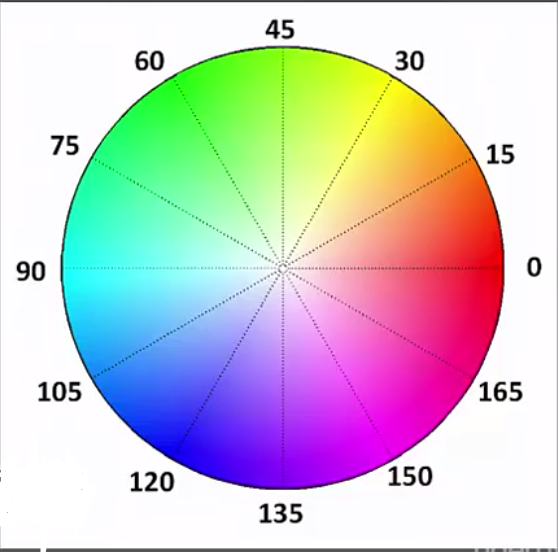
#> input picture help/HSV.png, 558 x 552 px
$ jupyter execute 'Lecture 9.1 - Filtering by Color.ipynb'   (text cells are left out)
#> lines starting #> are read from the running program, lines starting #| are printed output that depends on the picture
[cell 1]
import cv2

hsv_1 = cv2.imread("help/HSV.png")
#> hsv_1 is the input picture: shape (552, 558, 3); mean B, G, R 204.7, 200.2, 204.7
hsv_2 = cv2.imread("help/HSV2.png")
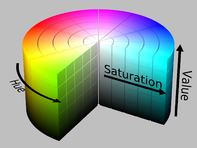
#> input picture help/HSV2.png, 197 x 148 px
#> hsv_2 is the input picture: shape (148, 197, 3); mean B, G, R 149.3, 159.3, 151.8


cv2.imshow('HSV',  hsv_1)
cv2.imshow('HSV2', hsv_2)


cv2.waitKey()
cv2.destroyAllWindows()

[cell 2]
import cv2
import numpy as np

# Initialize webcam
cap = cv2.VideoCapture(0)

# define range of PURPLE color in HSV
lower_purple = np.array([125,0,0])
upper_purple = np.array([175,255,255])

lower_yellow = np.array([22,0,0])
upper_yellow = np.array([38,255,255])

# loop until break statement is exectured
while True:

    # Read webcam image
    ret, frame = cap.read()
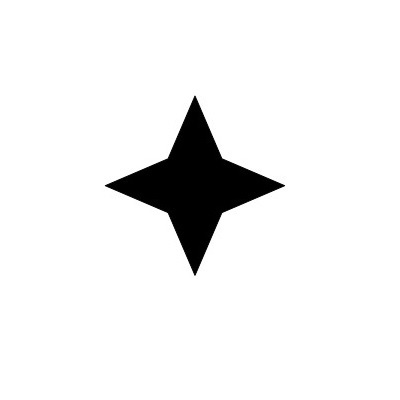
#> input picture images/4star.jpg, 400 x 400 px, given in place of the camera
#> frame is the input picture: shape (400, 400, 3); min 0, max 255, mean 239.2

    # Convert image from RBG/BGR to HSV so we easily filter
    hsv_img = cv2.cvtColor(frame, cv2.COLOR_BGR2HSV)
#> hsv_img: shape (400, 400, 3); mean H, S, V 0, 0, 239.2


    # Use inRange to capture only the values between lower & upper_blue
    mask = cv2.inRange(hsv_img, lower_yellow, upper_yellow)
#> mask: shape (400, 400); every value is 0

    # Perform Bitwise AND on mask and our original frame
    res = cv2.bitwise_and(frame, frame, mask=mask)
#> res: shape (400, 400, 3); every value is 0

    cv2.imshow('Original', frame)
    cv2.imshow('mask', mask)
    cv2.imshow('Filtered Color Only', res)
    if cv2.waitKey(1) == 13: #13 is the Enter Key
#> (key Esc is pressed here)
        break

cap.release()
cv2.destroyAllWindows()
